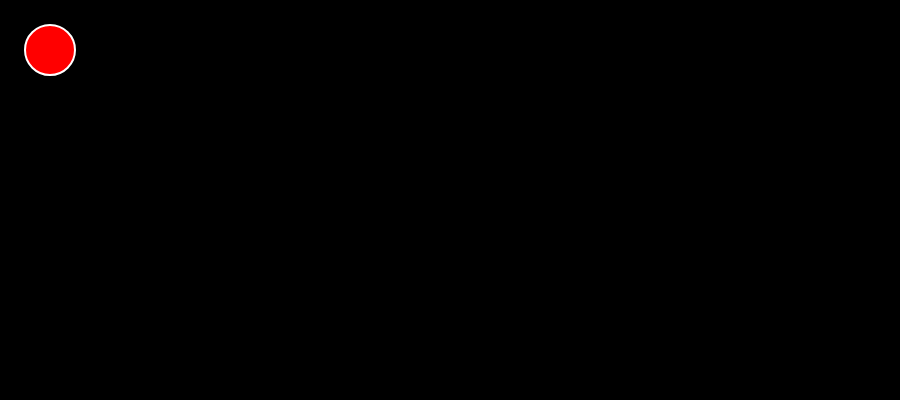
Frame 1 (no input)
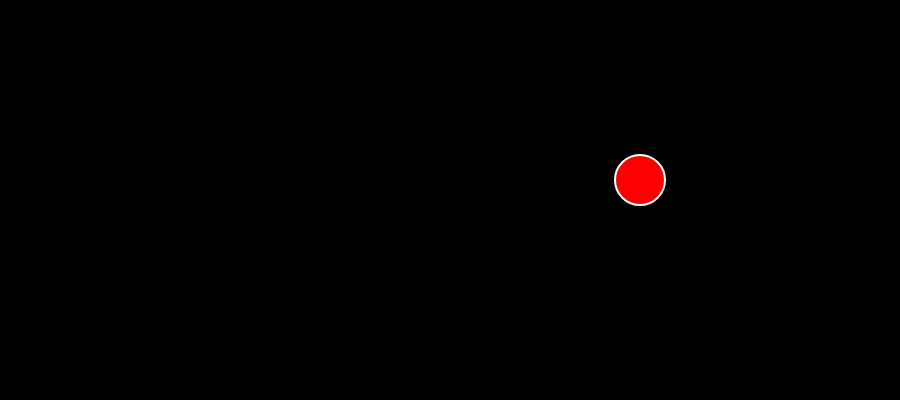
Frame 60 (no input)
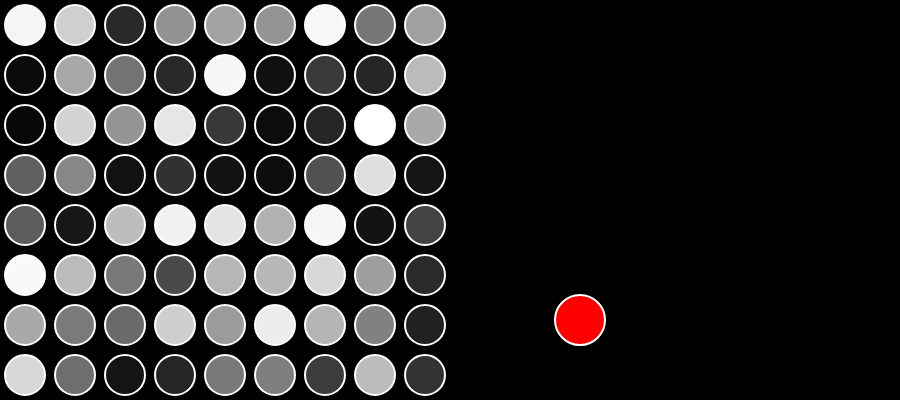
Frame 120 (the mouse pressed at the canvas centre since frame 60)

The p5.js sketch that drew these frames (run headless with seeded random() and noise() and a simulated clock; from frame 60 on, the mouse is pressed at the canvas centre):

// p5.js sketch
// ── sketch.js
// OBJECTS

var board = {
  height : 400,
  width : 900,
  color : 0
};
var ball ={
  x : 50,
  y : 50,
  r : 50,
  color : 'red'
};
var bouncingBall ={
  x : 50,
  y : 50,
  r : 50,
  color : 'red',
  xspeed : 10,
  yspeed : 10,
  bounce : function (){
    if(bouncingBall.x > board.width || bouncingBall.x < bouncingBall.r ){
      bouncingBall.xspeed *= -1;
    }
    if(bouncingBall.y > board.height || bouncingBall.y < bouncingBall.r ){
      bouncingBall.yspeed *= -1;
    }
  }
};


// FUNCTIONS

function drawBulbs(){
  stroke(255);
  strokeWeight(2);
  for (var x = 25; x < mouseX; x+=50){
    for (var y = 25; y < board.width; y+=50){
      fill(random(255));
      circle(x,y,40);
    }
  }
}

function drawBouncingball(){
  fill(255,0,0);
  circle(bouncingBall.x,bouncingBall.y, bouncingBall.r);
  bouncingBall.x += bouncingBall.xspeed;
  bouncingBall.y += bouncingBall.yspeed;
  bouncingBall.bounce();
}
// MAIN

function setup() {
  // put setup code here
  createCanvas(board.width,board.height);
}

function draw() {
  background(board.color);
  ellipseMode(CENTER);
  drawBulbs();
  drawBouncingball();
  // put drawing code here
}
